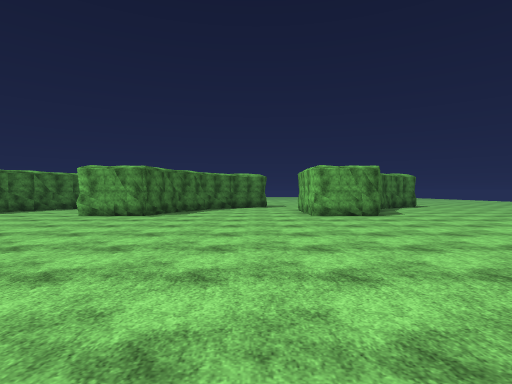
view 1 (above)

16 first-person views from a walk through a 3-D level made in the Unity game engine. The camera is 1.4 m above the floor, looks level and sees 80° across. The floor is counted in squares, 2 m on a side. Each view is taken from the middle of a square. On the plan, view 1 faces up. The plan holds only what a view shows up to about 10 squares ahead; the rest is blank. The place goes on beyond the plan. The player is left out. Surface patterns are stand-ins for the level's own textures.

view 2
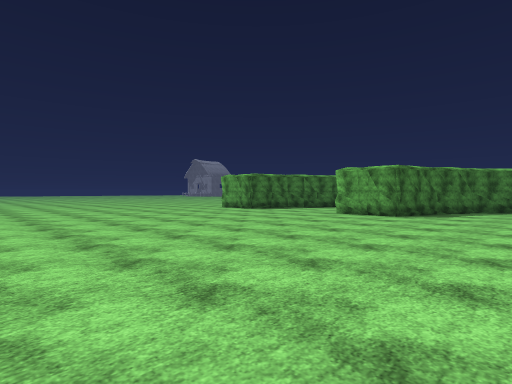

view 3
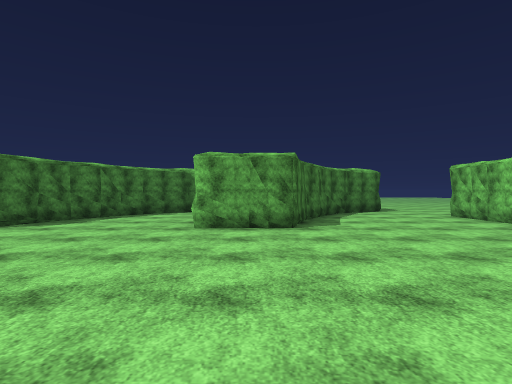

view 4
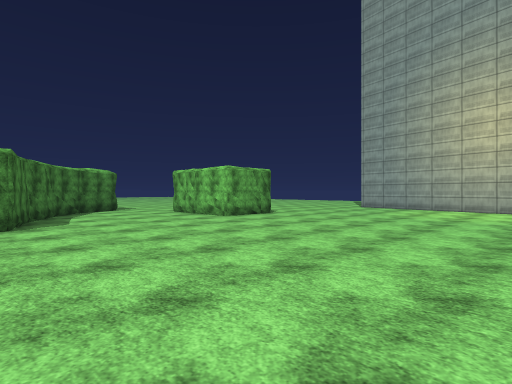

view 5
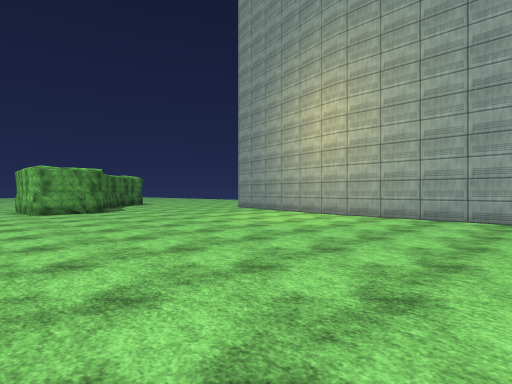

view 6
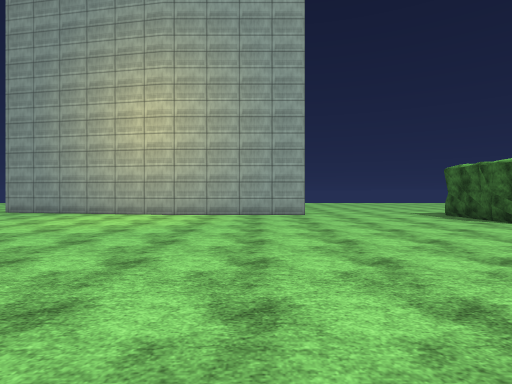

view 7
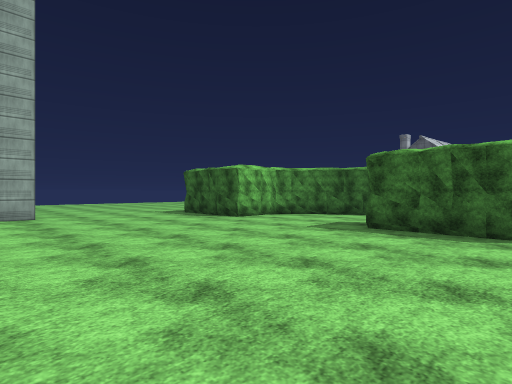

view 8
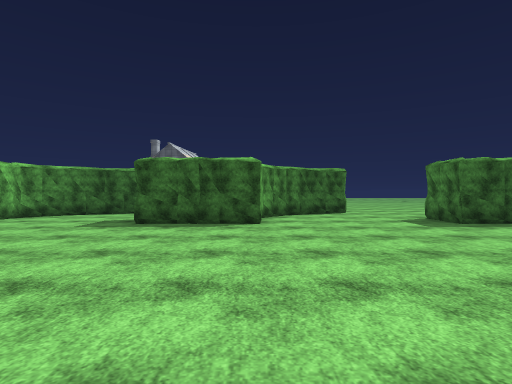

view 9
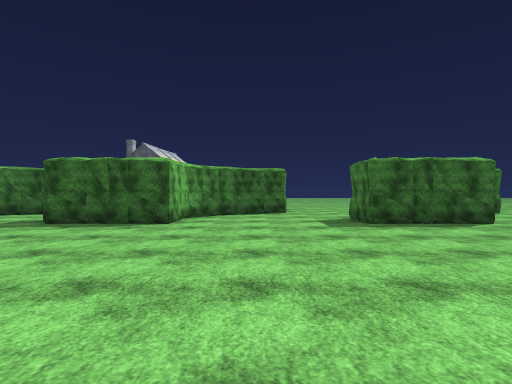

view 10
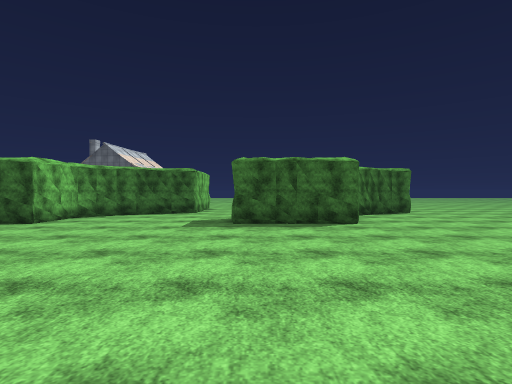

view 11
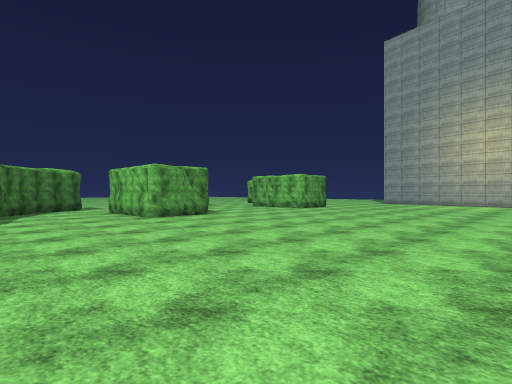

view 12
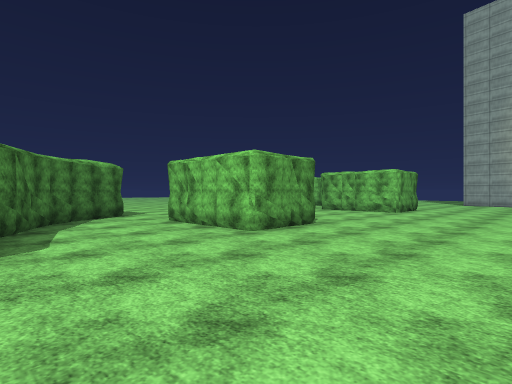

view 13
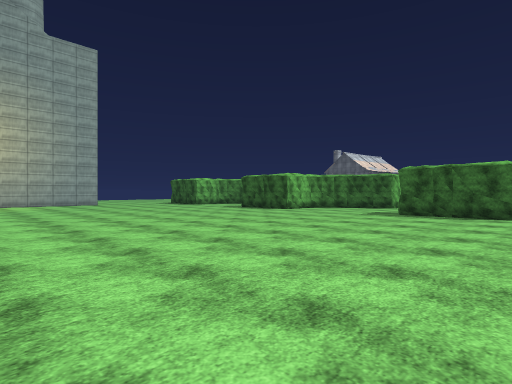

view 14
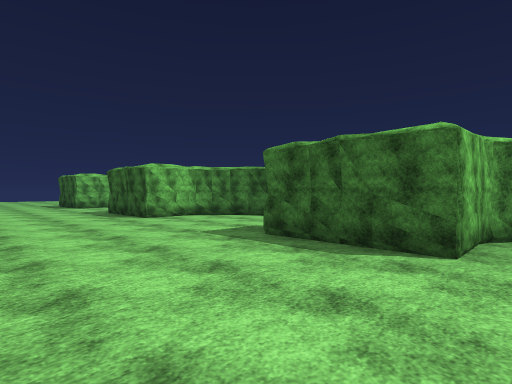

view 15
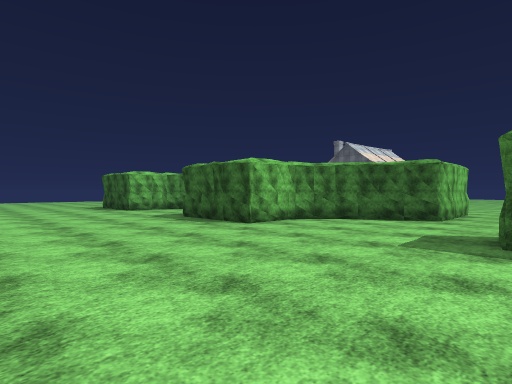

view 16
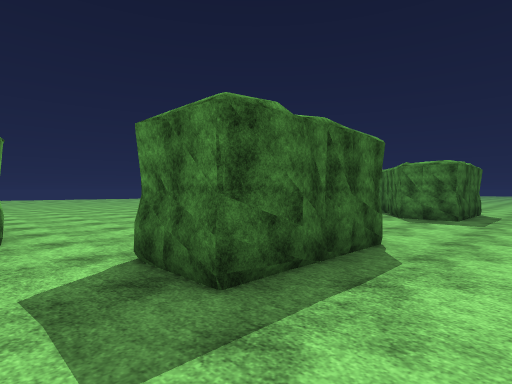

### Floor plan
Points are (right, up) in squares from view 1. A wall is a line through its corners. A room is listed if a view was taken in it or the views show most of it. See-through windows are left out.
Room 1 (views 1, 2, 3, 4, 5, 6, 7, 8, 9, 10, 11, 12, 13, 14, 15, 16)
walls: (-1.1, -5.7) (1.6, -5.8) (1.6, -7.1); (-0.3, -5.7) (0.3, -5.8); (-4, 8.9) (-4.5, 8.9); (-6.5, -5.5) (-5.5, -5.6) (-5.6, -7.1) (-7, -8); (3.7, 8.8) (1.6, 8.8) (1.7, 11.8); (-7.4, -5.7) (-6.9, -5.7); (5.4, -5.9) (6.4, -6); (8.3, 2.8) (9, 6.6); (-2.3, -8.4) (-1.4, -7.6); (1.6, 10.3) (1.6, 11); (8.4, -1.6) (8.4, 2.9); (-2.9, -8.7) (-1.7, -7.9) (-1.2, -7.2) (-1.1, -5.7) (0.7, -5.6); (-8.3, -5.7) (-6.4, -5.6); (6.3, -5.7) (6.9, -5.8); (-3.3, -8.9) (-2.7, -8.6); (6.7, -5.8) (7.2, -5.7); (-5.2, 10.4) (-5.3, 11); (-4, -9.1) (-2.7, -8.7); (5, -7.7) (5.4, -7.2) (5.4, -5.7) (8.2, -5.6); (2.8, -9) (3.7, -8.7) (4.7, -8); (4.1, -8.5) (5, -7.6); (3.3, -8.9) (3.8, -8.6); (-1.9, 12) (-2.3, 11.4); (-8.6, -7.6) (-8.3, -7.2) (-8.3, -5.5) (-7.1, -5.5); (-1.4, 12.5) (-2.7, 10.7) (-3.2, 8.9) (-5.3, 8.9) (-5.2, 11.9); (-1, 13.1) (-1.6, 12.5); (-7.9, 12) (-8.2, 11.3); (-7.4, 12.5) (-8.7, 10.7) (-9.1, 9); (-7, 13.1) (-7.6, 12.5)
low walls: (-7.4, -5.7) (-6.9, -5.7)
ways out: opening at (-6, 13); opening at (-5.5, -9.5); opening at (0.5, 12.5); opening at (1.5, -9.5); opening at (6, 8.6); opening at (8, -3.5)

Positions as (right, up) in squares from view 1, and headings:
1: (0, 0), facing up
2: (0, 0), facing up-left
3: (-4, 3), facing up
4: (-4, 2), facing up-right
5: (0, -2), facing up-right
6: (-1, 0), facing right
7: (-1, 0), facing down-right
8: (-1, 1), facing down
9: (-3, 1), facing down
10: (-6, 1), facing down
11: (-9, 1), facing up-right
12: (-9, 5), facing up-right
13: (-9, 4), facing down-right
14: (-9, -2), facing down-right
15: (-6, -1), facing down-right
16: (3, -4), facing down-left
